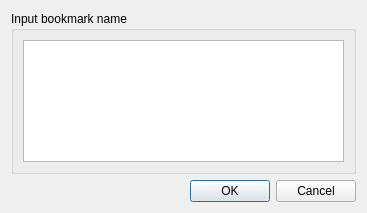
<?xml version="1.0" encoding="UTF-8"?>
<ui version="4.0">
 <class>AddBookmarkDialog</class>
 <widget class="QDialog" name="AddBookmarkDialog">
  <property name="geometry">
   <rect>
    <x>0</x>
    <y>0</y>
    <width>367</width>
    <height>213</height>
   </rect>
  </property>
  <property name="windowTitle">
   <string>Add bookmark</string>
  </property>
  <layout class="QVBoxLayout" name="verticalLayout_2">
   <item>
    <layout class="QVBoxLayout" name="verticalLayout">
     <item>
      <widget class="QGroupBox" name="groupBox">
       <property name="title">
        <string>Input bookmark name</string>
       </property>
       <layout class="QHBoxLayout" name="horizontalLayout">
        <item>
         <widget class="QPlainTextEdit" name="textEdit"/>
        </item>
       </layout>
      </widget>
     </item>
     <item>
      <widget class="QDialogButtonBox" name="buttonBox">
       <property name="orientation">
        <enum>Qt::Horizontal</enum>
       </property>
       <property name="standardButtons">
        <set>QDialogButtonBox::Cancel|QDialogButtonBox::Ok</set>
       </property>
      </widget>
     </item>
    </layout>
   </item>
  </layout>
 </widget>
 <resources/>
 <connections>
  <connection>
   <sender>buttonBox</sender>
   <signal>accepted()</signal>
   <receiver>AddBookmarkDialog</receiver>
   <slot>accept()</slot>
   <hints>
    <hint type="sourcelabel">
     <x>248</x>
     <y>254</y>
    </hint>
    <hint type="destinationlabel">
     <x>157</x>
     <y>274</y>
    </hint>
   </hints>
  </connection>
  <connection>
   <sender>buttonBox</sender>
   <signal>rejected()</signal>
   <receiver>AddBookmarkDialog</receiver>
   <slot>reject()</slot>
   <hints>
    <hint type="sourcelabel">
     <x>316</x>
     <y>260</y>
    </hint>
    <hint type="destinationlabel">
     <x>286</x>
     <y>274</y>
    </hint>
   </hints>
  </connection>
 </connections>
</ui>
